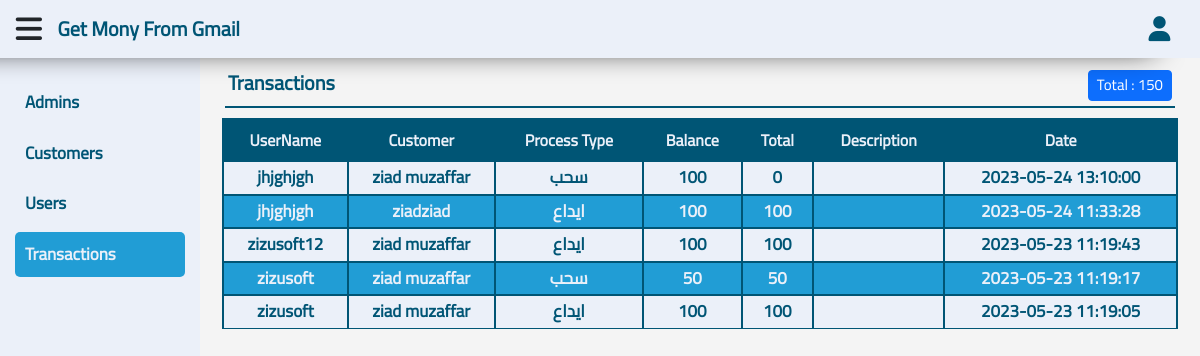
Page /transactions.php?Page=View (signed in) on the committed database.
### tables this page shows
CREATE TABLE `transactions` (
  `id` int(11) NOT NULL,
  `user_id` int(11) NOT NULL,
  `customer_id` int(11) NOT NULL,
  `process_type` int(1) NOT NULL,
  `balance` double NOT NULL,
  `total` int(11) NOT NULL,
  `descr` text NOT NULL,
  `tr_date` timestamp NOT NULL DEFAULT current_timestamp() ON UPDATE current_timestamp()
);

CREATE TABLE `users` (
  `id` int(11) NOT NULL,
  `username` text NOT NULL,
  `balance` int(11) NOT NULL,
  `pass` text NOT NULL,
  `phone` text NOT NULL,
  `main_email` text NOT NULL,
  `email` text NOT NULL,
  `us_date` timestamp NOT NULL DEFAULT current_timestamp(),
  `active` int(1) NOT NULL DEFAULT 0,
  `type` int(1) NOT NULL DEFAULT 2
);

CREATE TABLE `customers` (
  `id` int(11) NOT NULL,
  `fullname` text NOT NULL,
  `cu_date` timestamp NOT NULL DEFAULT current_timestamp(),
  `active` int(1) NOT NULL DEFAULT 0
);

### function.php (called while the page is built, shortened)
<?php
function getItem($table, $value, $where, $select) {
    global $con;
    $statment = $con->prepare("SELECT * FROM $table WHERE $where");
    $statment->execute(array($value));
    $fetch = $statment->fetch();
    return $fetch[$select];
}
function getData ($table, $where = '1 = 1', $value = null, $by = 'id', $order = 'DESC', $limit = null) {
    global $con;
    $statment = $con->prepare("SELECT * FROM $table WHERE $where ORDER BY $by $order $limit");
    $statment->execute($value);
    return $statment->fetchAll();
}

### inc/page/transactions/view.php (the view, shortened to what this page needs)
<?php
$total = 0;
foreach (getData('transactions') as $all) {
    if ($all['process_type'] == 1) {
        $total -= $all['balance'];
    } else {
        $total += $all['balance'];
    }
}
?>
<div class="content">
    <nav class="navbar navbar-expand-lg">
        <a class="navbar-brand">
            <span><?php echo $pageTitle ?></span>
        </a>
        <div class="collapse navbar-collapse" id="navbarSupportedContent">
            <ul class="navbar-nav me-auto mb-2 mb-lg-0">
                <li class="nav-item">
                    <a class="nav-link btn btn-primary btn-sm" aria-current="page" href="?Page=Add">
                        <span>
                            Total :
                            <?php
                            if (isset($_GET['User'])&&!empty($_GET['User'])) {
                                echo getLastItem('total', 'transactions', 'user_id = ?', $_GET['User']);
                            } else {
                                echo $total;
                            }
                            ?>
                        </span>
                    </a>
                </li>
            </ul>
        </div>
    </nav>
    <div class="container">
        <div class="table-responsive">
            <table class="table">
                <thead>
                    <tr>
                        <th scope="col">UserName</th>
                        <th scope="col">Customer</th>
                        <th scope="col">Process Type</th>
                        <th scope="col">Balance</th>
                        <th scope="col">Total</th>
                        <th scope="col">Description</th>
                        <th scope="col">Date</th>
                    </tr>
                </thead>
                <tbody>
                    <?php
                    $where = '1 = ?';
                    $value = array(1);
                    ?>
                    <?php foreach (getData('transactions', $where, $value) as $all) { $i = 1; ?>
                    <tr>
                        <td><?php echo getItem('users',$all['user_id'],'id=?', 'username') ?></td>
                        <td><?php echo getItem('customers',$all['customer_id'],'id=?','fullname') ?></td>
                        <td><?php if($all['process_type']==1){echo'سحب';}else{echo'ايداع';} ?></td>
                        <td><?php echo $all['balance'] ?></td>
                        <td><?php echo $all['total'] ?></td>
                        <td><?php echo $all['descr'] ?></td>
                        <td><?php echo $all['tr_date'] ?></td>
                    </tr>
                    <?php } ?>
                </tbody>
            </table>
        </div>
    </div>
</div>

### lay/css/style.css (style rules this page uses)
:root { --background: #ebf0f9; --primary: white; --secondry: #005575; --third: #219dd5; }
* { box-sizing: border-box; font-family: 'Cairo'; }
body { background-color: #f4f4f4; }
ul { list-style: none; }
a { text-decoration: none; }
P, ul { margin: 0; padding: 0; }
.content { position: relative; top: 50px; left: 200px; width: calc(100% - 200px); transition: .3s; padding: 10px; }
.navbar { border-bottom: 2px solid var(--secondry); margin: 0 15px 10px; padding: 3px; }
.navbar .navbar-brand { color: var(--secondry); font-weight: bold; font-size: 20px; margin: 0; }
.navbar ul { margin: 5px 0; }
.navbar ul a,.navbar ul a:hover,.navbar ul a:focus { padding: 3px; color: white; font-size: 15px; }
table thead { background-color: var(--secondry); color: var(--background); }
table tbody tr { color: var(--secondry); font-size: 17px; }
table tbody tr td { padding: 3px !important; font-weight: bold; }
table tbody tr:nth-child(odd) { background-color: var(--background); color: var(--secondry); }
table tbody tr:nth-child(even) { background-color: var(--third); color: var(--background); }
table th, table td { border: 2px solid var(--secondry); vertical-align: middle; text-align: center; }

### rows in the picture
transactions: user.username "jhjghjgh", customer.fullname "ziad muzaffar", process_type "سحب", balance "100", total "0", tr_date "2023-05-24 13:10:00"
transactions: user.username "jhjghjgh", customer.fullname "ziadziad", process_type "ايداع", balance "100", total "100", tr_date "2023-05-24 11:33:28"
transactions: user.username "zizusoft12", customer.fullname "ziad muzaffar", process_type "ايداع", balance "100", total "100", tr_date "2023-05-23 11:19:43"
transactions: user.username "zizusoft", customer.fullname "ziad muzaffar", process_type "سحب", balance "50", total "50", tr_date "2023-05-23 11:19:17"
transactions: user.username "zizusoft", customer.fullname "ziad muzaffar", process_type "ايداع", balance "100", total "100", tr_date "2023-05-23 11:19:05"

### other values in the picture
$pageTitle "Transactions"
$total "150"
